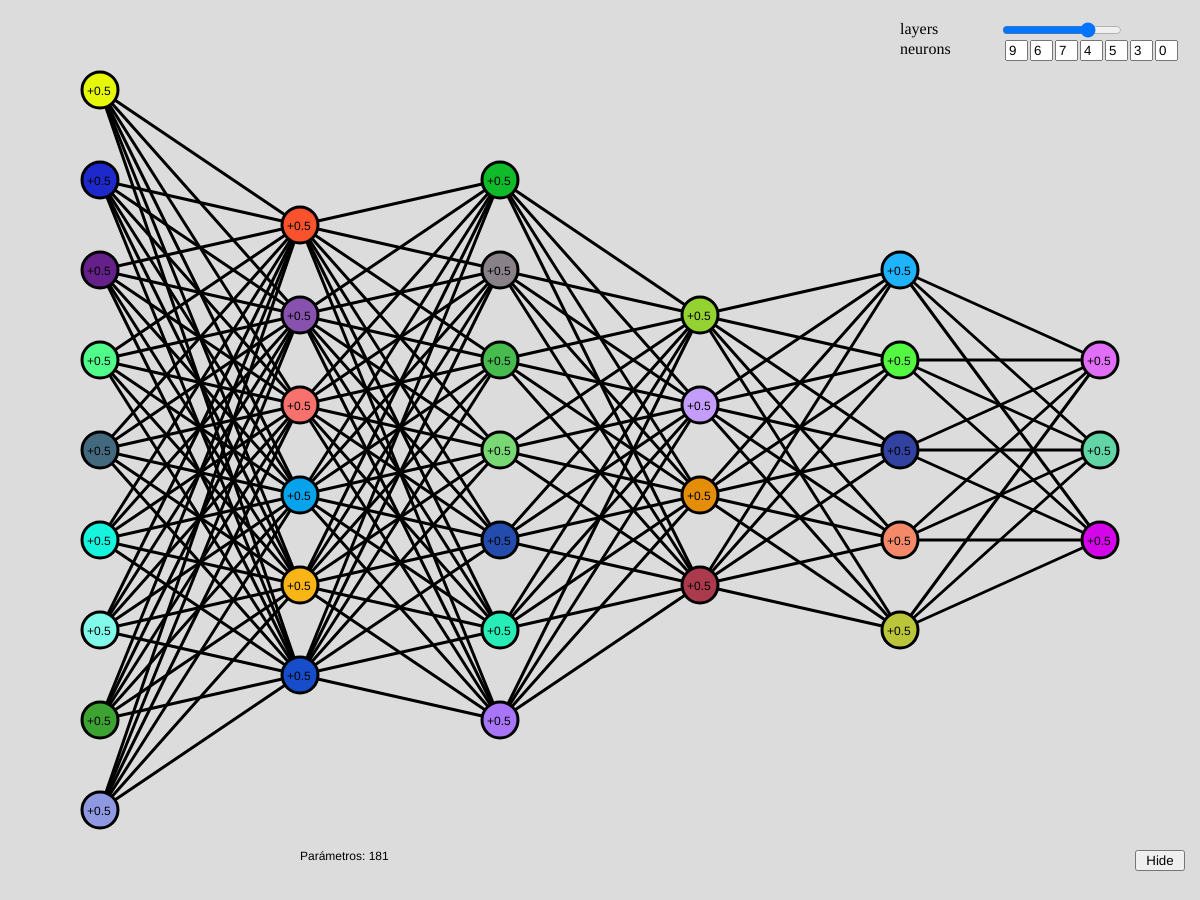
Frame 1 (no input)
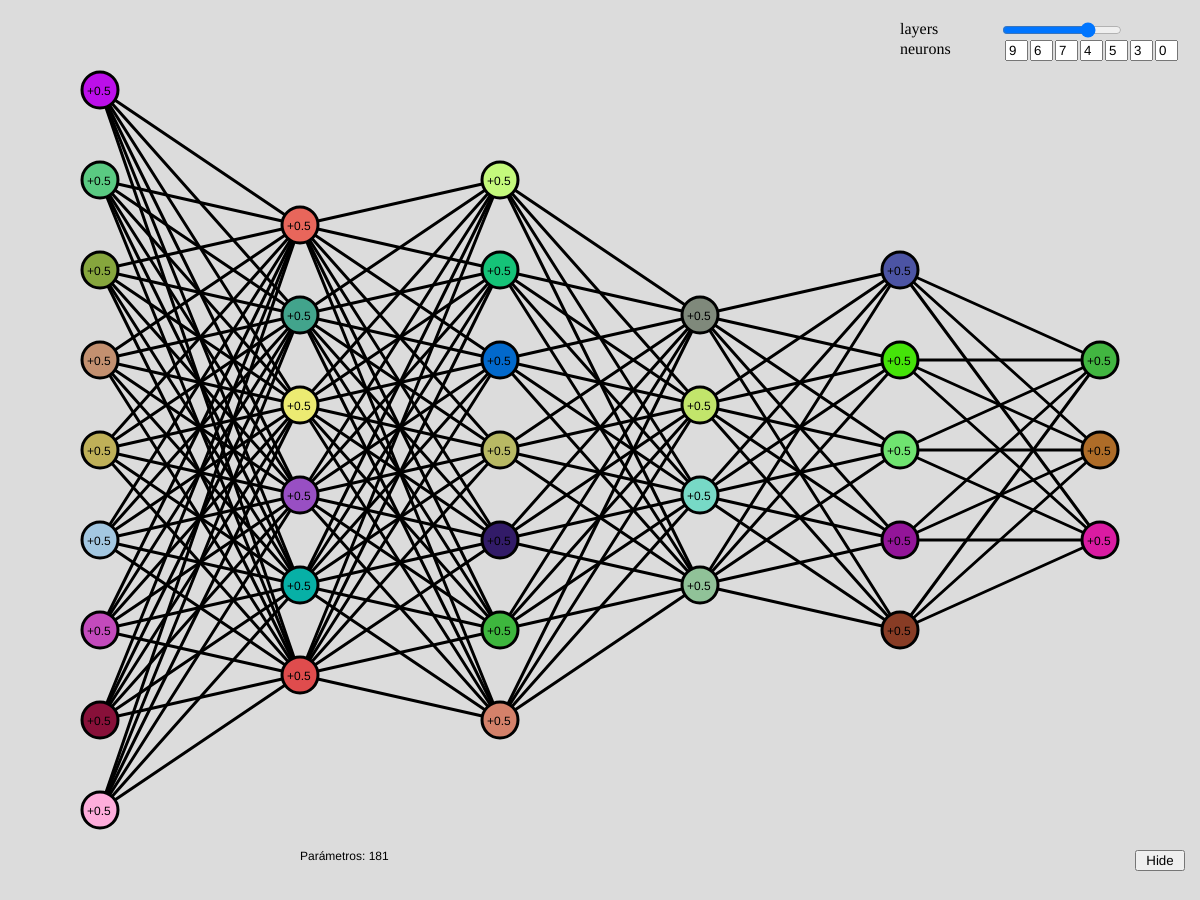
Frame 60 (no input)
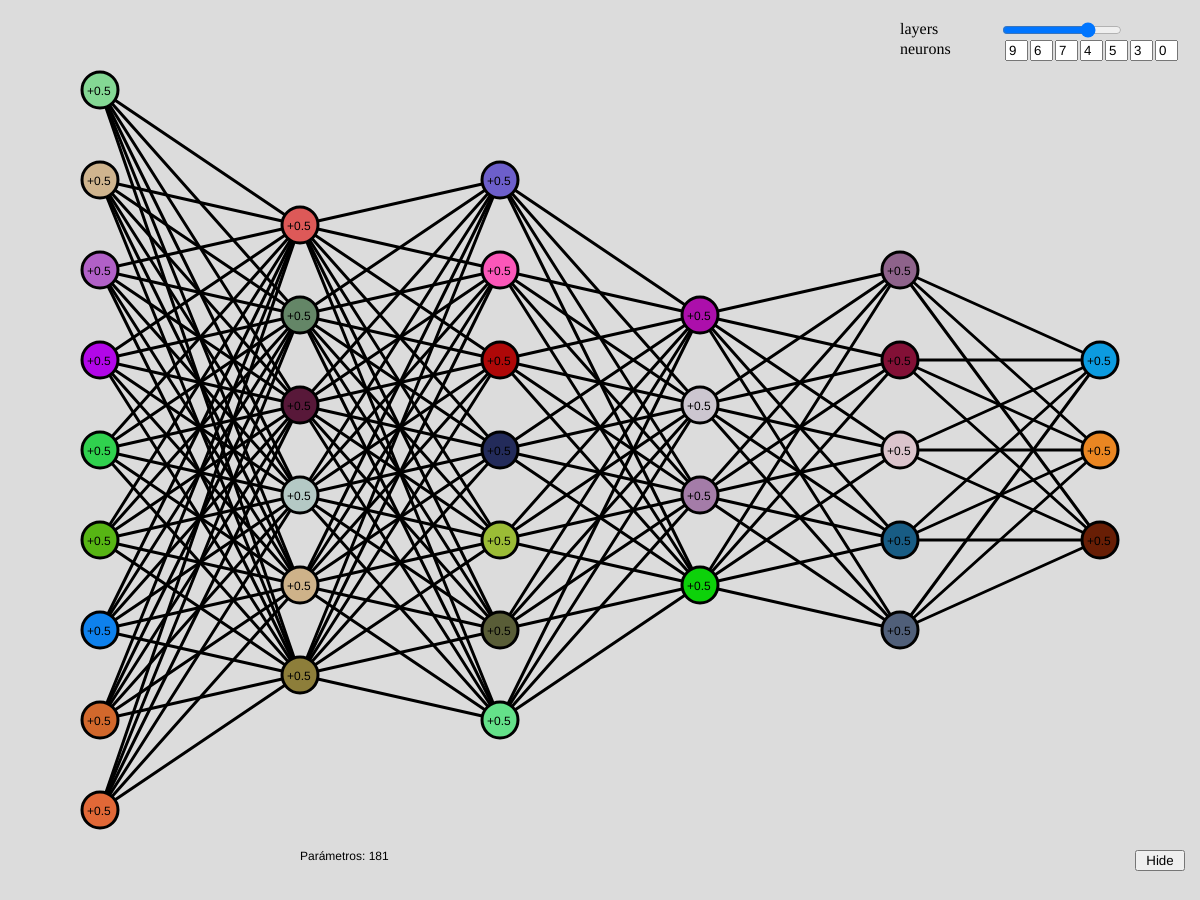
Frame 120 (the mouse pressed at the canvas centre since frame 60)

The p5.js sketch that drew these frames (run headless with seeded random() and noise() and a simulated clock; from frame 60 on, the mouse is pressed at the canvas centre):

// p5.js sketch
// ── sketch.js
var canvas_w = 1200
var canvas_h = 900

var number_of_layers = 6;
var neurons_by_layers_qty;
var neuron_single_position = []
var neuron_positions = []
var neurons_spacing_Y_axis = 0
var hide_state = 1;


var neurons_by_layers_qty_inputs = [];
var neurons = [];
var weigth_lines = [];


function setup() {
    createCanvas(canvas_w, canvas_h);

    //User interface controllers
    inputLayers = createSlider(3, 7, 6, 1).position(canvas_w - 200, 20).size(120);
    createDiv('layers').position(canvas_w - 300, 20).size(60);

    createDiv('neurons').position(canvas_w - 300, 40).size(60);

    bin1 = createInput("9").position(canvas_w - 220 + 25, 40).size(15);
    bin2 = createInput("6").position(canvas_w - 220 + 50, 40).size(15);
    bin3 = createInput("7").position(canvas_w - 220 + 75, 40).size(15);
    bin4 = createInput("4").position(canvas_w - 220 + 100, 40).size(15);
    bin5 = createInput("5").position(canvas_w - 220 + 125, 40).size(15);
    bin6 = createInput("3").position(canvas_w - 220 + 150, 40).size(15);
    bin7 = createInput("0").position(canvas_w - 220 + 175, 40).size(15);

    hide_button = createButton("Hide").position(canvas_w - 240 + 175, canvas_h - 50).size(50);

    neurons_by_layers_qty_inputs = [bin1, bin2, bin3, bin4, bin5, bin6, bin7];

    update_neurons_by_layers();
}

function draw() {

    background(220);

    number_of_layers = inputLayers.value();
    hide_button.mousePressed(hide_picture);

    update_neurons_by_layers();

    var layer_spacing_X_axis = floor(canvas_w / number_of_layers);
    neurons_spacing_Y_axis = floor(canvas_h / (max(neurons_by_layers_qty) + 1));
    var neuron_radius = neurons_spacing_Y_axis / 2.5;

    //Fill neuron positions
    //Note that i and j are very important since represent index of the weight and neuron arrays
    for (i = 0; i < number_of_layers; i++) {

        var vertical_layer_offset = (canvas_h - (neurons_spacing_Y_axis * neurons_by_layers_qty[i])) / 2 - neurons_spacing_Y_axis / 2;

        for (j = 0; j < neurons_by_layers_qty[i]; j++) {
            neuron_single_position.push([(i + 0.5) * layer_spacing_X_axis, (j + 1) * neurons_spacing_Y_axis + vertical_layer_offset, i, j])
        }

        neuron_positions.push(neuron_single_position)
        neuron_single_position = []
    }

    if (hide_state) {

        //Create Lines

        for (i = 0; i < neuron_positions.length - 1; i++) {

            prevLayer = neuron_positions[i]
            nextLayer = neuron_positions[i + 1]

            for (var prevNeuron of prevLayer) {
                for (var nextNeuron of nextLayer) {
                    weigth_lines.push(new WeightLine(prevNeuron[0], prevNeuron[1], nextNeuron[0], nextNeuron[1], 2));
                }
            }

        }
        //Create Neurons
        for (var neuron_position of neuron_positions) {

            for (neuron_single_position of neuron_position) {
                var x = neuron_single_position[0]
                var y = neuron_single_position[1]

                let index_Layer = neuron_single_position[2]
                let index_Neuron = neuron_single_position[3]


                activationValue = +0.5

                if (activationValue < 0) {
                    activationString = activationValue.toString()
                } else {
                    activationString = "+" + activationValue.toString()
                }

                neurons.push(new NeuronBubble(x, y, neuron_radius, index_Layer, index_Neuron, activationString));


            }


        }
    }

    strokeWeight(3)

    neuron_positions = [];

    for (weigth_line of weigth_lines) {

        //weigth_line.move();
        //glow_thing(weigth_line);
        weigth_line.show();

    }


    for (neuron of neurons) {
        //neuron.move();
        glow_thing(neuron);
        neuron.show();

    }

    neurons = [];
    weigth_lines = [];


    var hyper_parameters = 0;

    for (k = 0; k < number_of_layers - 1; k++) {
        var hyper_parameters = hyper_parameters + neurons_by_layers_qty[k] * neurons_by_layers_qty[k + 1];
    }
    var sum = 0;

    for (p = 1; p < number_of_layers - 1; p++) {
        sum = sum + neurons_by_layers_qty[p];
    }

    hyper_parameters = hyper_parameters + sum;

    //An embeded message

    text("Parámetros: " + parseInt(hyper_parameters), 300, canvas_h - 40);
}

// ── activationUnit.js

class NeuronBubble {
    constructor(x, y, r,index_Layer,index_Neuron,activationValue) {
        this.x = x;
        this.y = y;
        this.r = r;
        this.color = color(0,0,0);
        this.index_Layer = index_Layer;
        this.index_Neuron = index_Neuron;
        this.activationValue = activationValue;
    }

    move() {
        this.x = this.x + random(-1, 1);
        this.y = this.y + random(-1, 1);
    }

    show() {
        fill(this.color);
        stroke(0);
        ellipse(this.x, this.y, this.r, this.r);
        fill(0);
        noStroke();
        text(this.activationValue, this.x-13, this.y+5);
    }

    glow(newColor) {
		this.color = newColor;
    }
}

//line(prevNeuron[0], prevNeuron[1], nextNeuron[0], nextNeuron[1]);

class WeightLine {
    constructor(x_i, y_i,x_f,y_f,weigthValue) {

        this.x_i = x_i;
        this.y_i = y_i;
        this.x_f = x_f;
        this.y_f = y_f;

        this.colorW = color(0,0,0);
        this.weigthValue = weigthValue;
    }

    move() {

        this.x_i = this.x_i + random(-1, 1);
        this.y_f = this.y_f + random(-1, 1);
    }

    show() {
        stroke(this.colorW);
        //strokeWeight(random(1, 5));
        line(this.x_i,this.y_i,this.x_f, this.y_f);
    }

    glow(newColor) {
		this.colorW = newColor;
    }
}

// ── utilities.js
function hide_picture() {
    hide_state = (hide_state == 1) ? (0) : (1)
}

function update_neurons_by_layers() {
    neurons_by_layers_qty = [parseInt(bin1.value()), parseInt(bin2.value()), parseInt(bin3.value()), parseInt(bin4.value()), parseInt(bin5.value()), parseInt(bin6.value()), parseInt(bin7.value())]
}
function glow_thing(neuron_stuff) {

    let r = Math.floor((Math.random() * 255) + 0);
    let g = Math.floor((Math.random() * 255) + 0);
    let b = Math.floor((Math.random() * 255) + 0);

    this.neuron_stuff = neuron_stuff
    this.neuron_stuff.glow(color(r, g, b))
}
